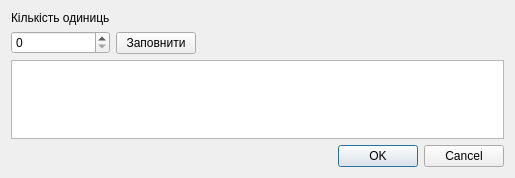
<?xml version="1.0" encoding="UTF-8"?>
<ui version="4.0">
 <class>WindowReader</class>
 <widget class="QDialog" name="WindowReader">
  <property name="windowModality">
   <enum>Qt::ApplicationModal</enum>
  </property>
  <property name="geometry">
   <rect>
    <x>0</x>
    <y>0</y>
    <width>515</width>
    <height>178</height>
   </rect>
  </property>
  <property name="windowTitle">
   <string>Add info</string>
  </property>
  <layout class="QVBoxLayout" name="verticalLayout">
   <item>
    <layout class="QHBoxLayout" name="horizontalLayout_2">
     <item>
      <layout class="QHBoxLayout" name="horizontalLayout">
       <item>
        <layout class="QVBoxLayout" name="verticalLayout_2">
         <item>
          <widget class="QLabel" name="label_4">
           <property name="text">
            <string>Кількість одиниць</string>
           </property>
          </widget>
         </item>
         <item>
          <widget class="QSpinBox" name="spinBox"/>
         </item>
        </layout>
       </item>
       <item>
        <layout class="QVBoxLayout" name="verticalLayout_4">
         <item>
          <spacer name="verticalSpacer_2">
           <property name="orientation">
            <enum>Qt::Vertical</enum>
           </property>
           <property name="sizeHint" stdset="0">
            <size>
             <width>20</width>
             <height>40</height>
            </size>
           </property>
          </spacer>
         </item>
         <item>
          <widget class="QPushButton" name="fillPushButton">
           <property name="text">
            <string>Заповнити</string>
           </property>
          </widget>
         </item>
        </layout>
       </item>
      </layout>
     </item>
     <item>
      <spacer name="horizontalSpacer">
       <property name="orientation">
        <enum>Qt::Horizontal</enum>
       </property>
       <property name="sizeHint" stdset="0">
        <size>
         <width>40</width>
         <height>20</height>
        </size>
       </property>
      </spacer>
     </item>
    </layout>
   </item>
   <item>
    <widget class="QTableView" name="tableView"/>
   </item>
   <item>
    <widget class="QDialogButtonBox" name="buttonBox">
     <property name="orientation">
      <enum>Qt::Horizontal</enum>
     </property>
     <property name="standardButtons">
      <set>QDialogButtonBox::Cancel|QDialogButtonBox::Ok</set>
     </property>
    </widget>
   </item>
  </layout>
 </widget>
 <resources/>
 <connections>
  <connection>
   <sender>buttonBox</sender>
   <signal>accepted()</signal>
   <receiver>WindowReader</receiver>
   <slot>accept()</slot>
   <hints>
    <hint type="sourcelabel">
     <x>248</x>
     <y>254</y>
    </hint>
    <hint type="destinationlabel">
     <x>157</x>
     <y>274</y>
    </hint>
   </hints>
  </connection>
  <connection>
   <sender>buttonBox</sender>
   <signal>rejected()</signal>
   <receiver>WindowReader</receiver>
   <slot>reject()</slot>
   <hints>
    <hint type="sourcelabel">
     <x>316</x>
     <y>260</y>
    </hint>
    <hint type="destinationlabel">
     <x>286</x>
     <y>274</y>
    </hint>
   </hints>
  </connection>
 </connections>
</ui>
